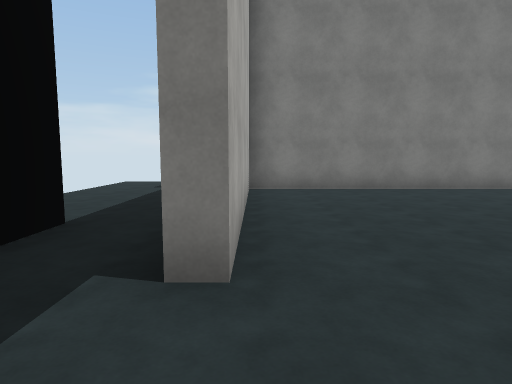
View 1 (above)

17 first-person views from a walk through a scene from a Unity 3-D project. The camera is 1.5 m above the floor, tilts 6° down and sees 75° across. The floor is counted in squares, 2 m on a side. Each view is taken from the middle of a square. On the plan, view 1 faces up. The plan holds only what a view shows up to about 11 squares ahead; the rest is blank. The place goes on beyond the plan. The player is left out. Surface patterns are stand-ins for the level's own textures.

View 2
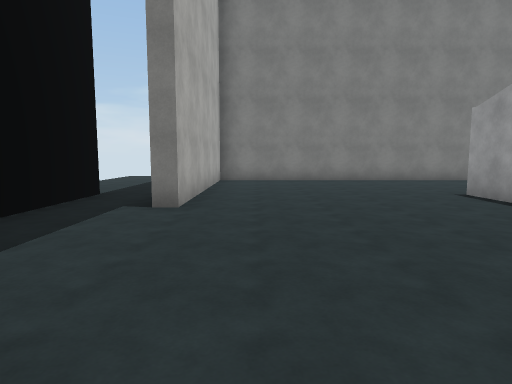

View 3
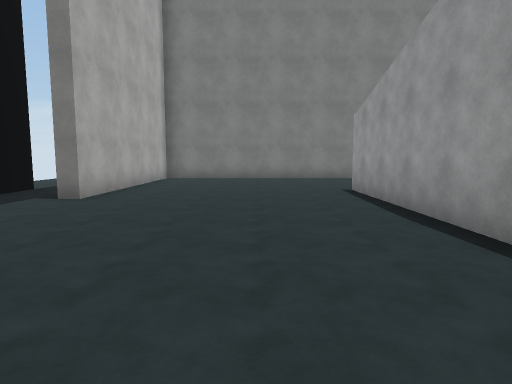

View 4
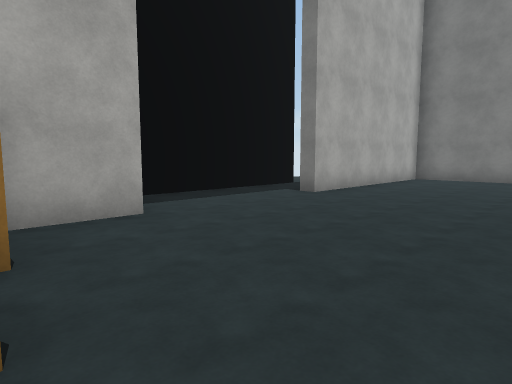

View 5
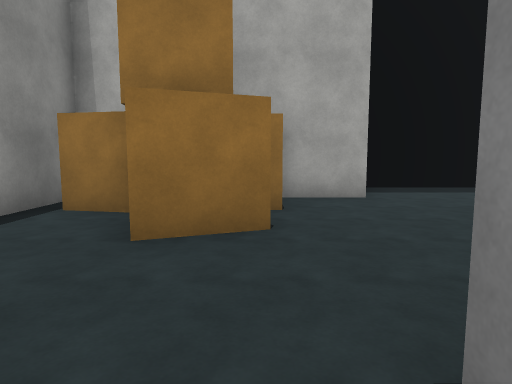

View 6
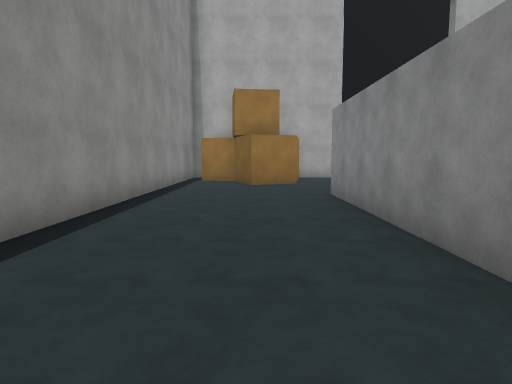

View 7
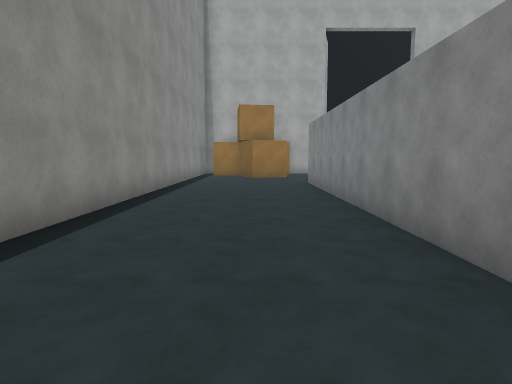

View 8
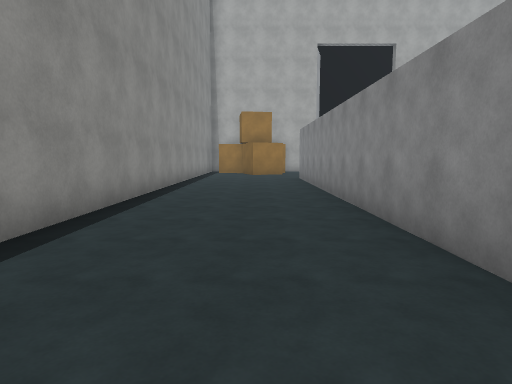

View 9
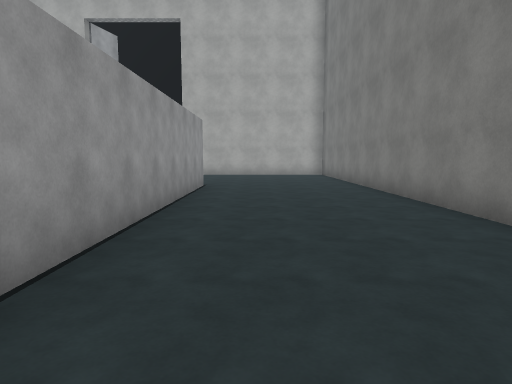

View 10
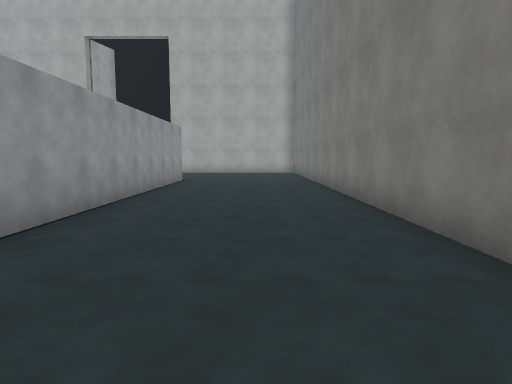

View 11
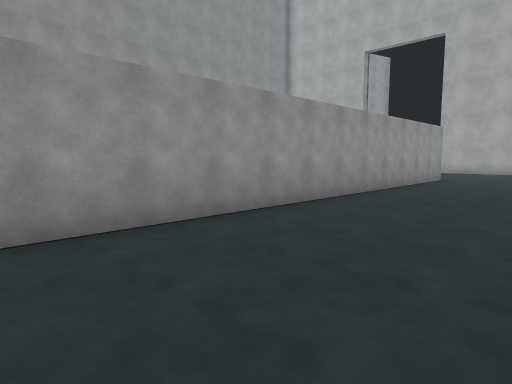

View 12
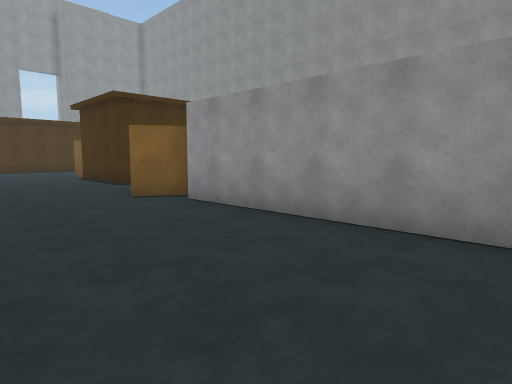

View 13
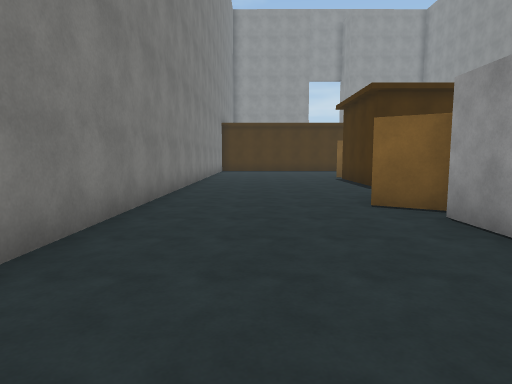

View 14
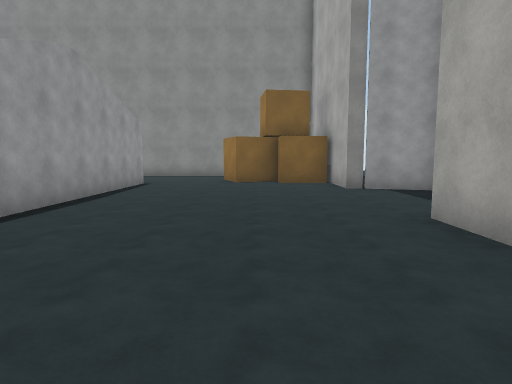

View 15
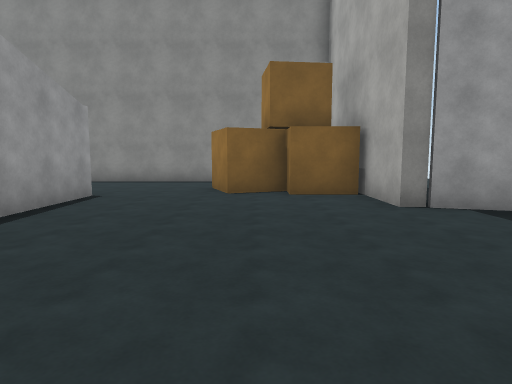

View 16
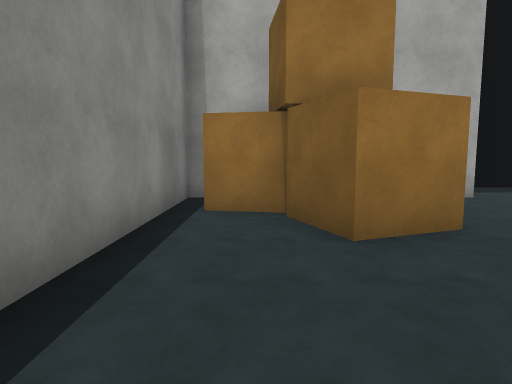

View 17
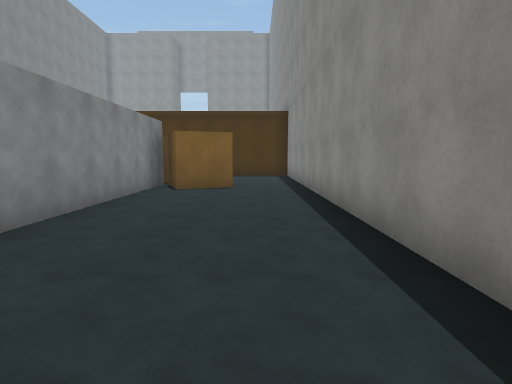

### Floor plan
Points are (right, up) in squares from view 1. A wall is a line through its corners. A room is listed if a view was taken in it or the views show most of it. See-through windows are left out.
Room 1 (views 1, 2, 3, 4, 9, 10, 11, 12, 13, 14, 15)
walls: (13.8, 7.8) (-0.2, 7.8) (-0.2, 1.9) (-0.6, 1.9); (5.2, -3.5) (5.2, 3.6) (19.2, 3.6); (19.6, 3.3) (20.2, 4.2); (-2.2, 3.8) (-2.2, -1.4) (-0.5, -1.9); (-0.6, -2) (-0.2, -2) (-0.2, -4.2); (-0.1, -3.6) (1.3, -3.6) (1.3, -4.3) (2.6, -3.8) (3.1, -5.1); (23.2, 3) (26, 3); (26, 7.8) (17.2, 7.8)
ways out: opening at (4.5, -3.5) to room 2; opening at (-2, 4); opening at (22.5, 4)
Room 2 (views 5, 6, 7, 8, 16, 17)
walls: (3.1, -5.1) (1.5, -5.7) (1.3, -6.8); (18.2, -5.5) (17.7, -4.2); (19.1, -3.5) (5.2, -3.5); (-0.2, -7.3) (21.1, -7.3)
ways out: opening at (4.5, -3.5) to room 1; opening at (19.5, -6.5)

Where each view was taken, in squares from view 1:
view 1: 0 up, 0 right, facing up
view 2: 3 down, 1 right, facing up
view 3: 4 down, 3 right, facing up
view 4: 4 down, 4 right, facing up-left
view 5: 4 down, 6 right, facing left
view 6: 5 down, 12 right, facing left
view 7: 5 down, 15 right, facing left
view 8: 5 down, 17 right, facing left
view 9: 5 up, 14 right, facing left
view 10: 6 up, 16 right, facing left
view 11: 7 up, 17 right, facing down-left
view 12: 7 up, 14 right, facing down-right
view 13: 6 up, 15 right, facing right
view 14: 6 up, 2 right, facing down
view 15: 3 up, 2 right, facing down
view 16: 6 down, 6 right, facing left
view 17: 6 down, 10 right, facing right
